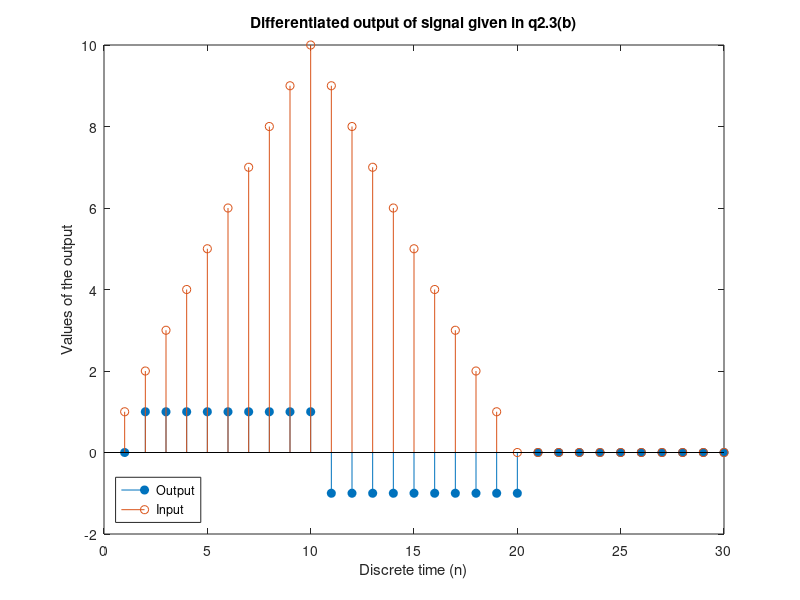

The MATLAB source for this figure:
N = 30;
y2 = zeros(N, 1);
x2 = zeros(N, 1);

for k = 1:10
    x2(k) = k;
end
for k = 11:20
    x2(k) = (20-k);
end

for k = 2:N
    y2(k) = x2(k) - x2(k-1);
end

figure;
stem(y2, 'filled');
hold on;
stem(x2);
title("Differentiated output of signal given in q2.3(b)");
xlabel("Discrete time (n)");
ylabel("Values of the output");
legend("Output", "Input", "Location", "southwest");